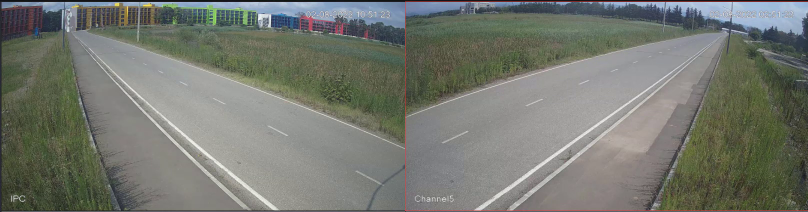
#> input picture frames/frame100.png, 1616 x 424 px (shown at 1/2 size); its folder holds only this picture in this run
$ python one.py
#> lines starting #> are read from the running program, lines starting #| are printed output that depends on the picture
import cv2
import os

import numpy as np
from PIL import Image, ImageDraw

def read_files(relative_path):
    images = []
    files = os.listdir(relative_path)
    files.sort()
    for filename in files:
        img = cv2.GaussianBlur(cv2.cvtColor(cv2.imread(os.path.join(relative_path, filename)), cv2.COLOR_BGR2RGB),
                               (5, 5), 0)
        if img is not None:
            images.append(img)
    return images


def draw_circle():
    image = Image.new('RGB', (200, 200), (150, 150, 150))
#> image: PIL image 200x200 RGB; every value is 150
    draw = ImageDraw.Draw(image)
    draw.ellipse((0, 0, 200, 200), fill='red', outline='red')
    draw.point((100, 100), 'red')
    draw.pieslice([0, 0, 200, 200], 0, 360, fill=255)
    image.save("circle.png")
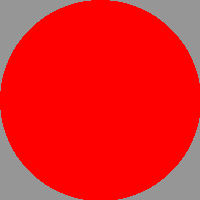
#> saved as circle.png: PIL image 200x200 RGB; mean R, G, B 233.1, 31.3, 31.3


def add_circle(image, n, column, dis, fig):
    temp = dis
    while n < image.shape[0]:
        m = column
        while m < image.shape[1]:
            r = image[n][m][0]
            g = image[n][m][1]
            b = image[n][m][0]
            if 170 < r and 170 < g and 170 < b:
                im = Image.fromarray(image)
                im.paste(fig, (m+temp, n))
                image = cv2.cvtColor(np.asarray(im), cv2.COLOR_BGR2RGB)
                temp += 30
                return [image, n + 30, temp]
            m += 1
        n += 1
    return [0, image, 0]


def add_circle_2(image, n, column, dis, fig):
    temp = dis
    while n > 0:
        m = column
        while m > image.shape[1] // 2:
            r = image[n][m][0]
            g = image[n][m][1]
            b = image[n][m][0]
            if 170 < r and 170 < g and 170 < b:
                im = Image.fromarray(image)
                im.paste(fig, (m+temp, n))
                image = cv2.cvtColor(np.asarray(im), cv2.COLOR_BGR2RGB)
                temp += 10
                return [image, n - 32, temp]
            m -= 1
        n -= 1
    return [0, image, 0]


draw_circle()
figure = Image.open('circle.png')
count = 100
row = 60
distance = 30
length = len(read_files("frames"))
#> in read_files, `img = cv2.GaussianBlur(cv2.cvtColor(cv2.imread(os.path.join(relative_p..`:
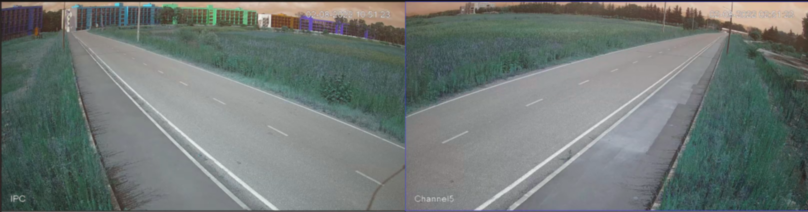
#> img: shape (424, 1616, 3) (shown at 1/2 size); mean B, G, R 116.3, 119.4, 111.2
#> length = 1
figure = figure.resize((40, 40))
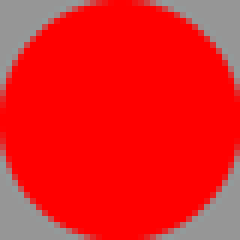
#> figure: PIL image 40x40 RGB (shown 6 times larger); mean R, G, B 233, 31.4, 31.4
cwd = os.getcwd()

for i in range(0, length//2):
    file = read_files("frames")[i]
    img, row, distance = add_circle(file, row, 0, distance, figure)
    os.chdir("Shedegi1")
    cv2.imwrite("image{}.png".format(count), img)
    os.chdir(cwd)
    count += 1

size = read_files("frames")[0].shape
#> size = (424, 1616, 3)
row = size[0] - 1
#> row = 423
distance = -200
length = len(read_files("frames"))

for i in range(length//2, length):
    file = read_files("frames")[i]
    img, row, distance = add_circle_2(file, row, size[1] - 1, distance, figure)
#> the loop in add_circle_2, `while n > 0:` made 5 passes
#> n on passes 1 to 4: 422, 421, 420, 419
#> after the loop in add_circle_2, `while n > 0:`: n = 419; temp = -190
#> row = 387; distance = -190
    os.chdir("Shedegi1")
    cv2.imwrite("image{}.png".format(count), img)
    os.chdir(cwd)
    count += 1

count = 100
row = 60
distance = 30
#> (the run stopped early here; a loop or call above may not have finished)
